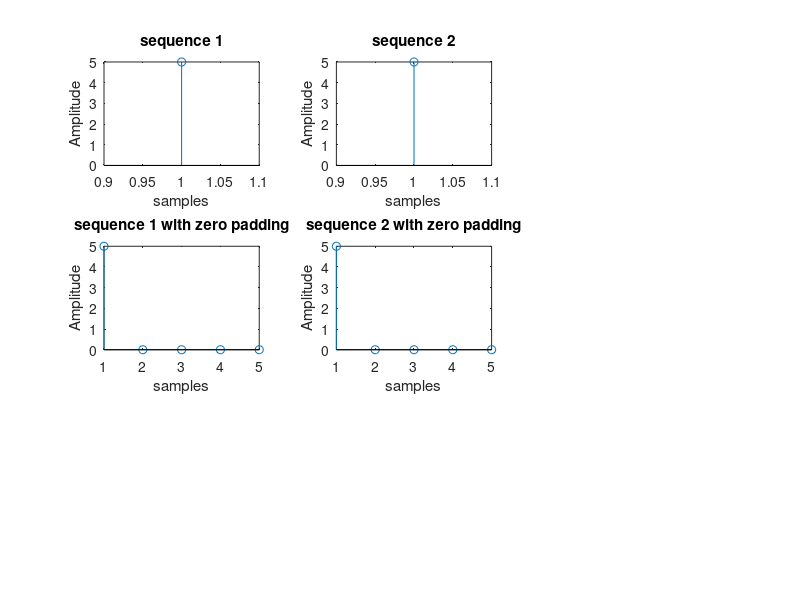

Write MATLAB code to recreate this figure. (Note: this script raises an error after producing the figure.)
n1 = input('Enter the number of samples in sequence1 ');
x = input('Enter sequence1 ');
figure;
subplot(331);
stem(x);
title('sequence 1');
xlabel('samples');
ylabel('Amplitude');
n2 = input('Enter the number of samples in sequence2 ');
h = input('Enter sequence2 ');
subplot(332);
stem(h);
title('sequence 2');
xlabel('samples');
ylabel('Amplitude');
%Zero Padding
N = n1 + n2-1;
x1 = [x zeros(1, N-n1)];
subplot(334);
stem(x1);
title('sequence 1 with zero padding');
xlabel('samples');
ylabel('Amplitude');
h1 = [h zeros(1, N-n2)];
subplot(335);
stem(h1);
title('sequence 2 with zero padding');
xlabel('samples');
ylabel('Amplitude');
for i= 1:1:N
y (i) = 0;
for j= 1:1:i
y (i) = y (i) + (x1(j)*h1((i-j) + 1));
end
end
subplot(337);
stem (y);
title ('convolved sequence');
xlabel ('samples');
ylabel ('Amplitude');
